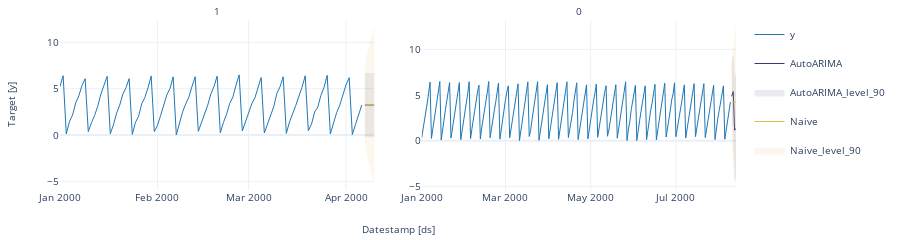

This figure's notebook cell:
### Code cell
#| hide
fcst.plot(panel_df.query('unique_id in [0, 1]'), fcsts_df, models=['AutoARIMA', 'Naive'], level=[90])

### Figure 1 — Plotly figure (JSON) as saved in the notebook; plotly's stock layout.template omitted (floating-point values rounded to 4 significant figures; data arrays with more than 128 entries replaced by an {"elided": "..."} marker saying what was removed)
{"data": [{"legendgroup": "y", "line": {"color": "#1f77b4", "width": 1}, "mode": "lines", "name": "y", "showlegend": true, "type": "scatter", "x": ["2000-01-01T00:00:00", "2000-01-02T00:00:00", "2000-01-03T00:00:00", "2000-01-04T00:00:00", "2000-01-05T00:00:00", "2000-01-06T00:00:00", "2000-01-07T00:00:00", "2000-01-08T00:00:00", "2000-01-09T00:00:00", "2000-01-10T00:00:00", "2000-01-11T00:00:00", "2000-01-12T00:00:00", "2000-01-13T00:00:00", "2000-01-14T00:00:00", "2000-01-15T00:00:00", "2000-01-16T00:00:00", "2000-01-17T00:00:00", "2000-01-18T00:00:00", "2000-01-19T00:00:00", "2000-01-20T00:00:00", "2000-01-21T00:00:00", "2000-01-22T00:00:00", "2000-01-23T00:00:00", "2000-01-24T00:00:00", "2000-01-25T00:00:00", "2000-01-26T00:00:00", "2000-01-27T00:00:00", "2000-01-28T00:00:00", "2000-01-29T00:00:00", "2000-01-30T00:00:00", "2000-01-31T00:00:00", "2000-02-01T00:00:00", "2000-02-02T00:00:00", "2000-02-03T00:00:00", "2000-02-04T00:00:00", "2000-02-05T00:00:00", "2000-02-06T00:00:00", "2000-02-07T00:00:00", "2000-02-08T00:00:00", "2000-02-09T00:00:00", "2000-02-10T00:00:00", "2000-02-11T00:00:00", "2000-02-12T00:00:00", "2000-02-13T00:00:00", "2000-02-14T00:00:00", "2000-02-15T00:00:00", "2000-02-16T00:00:00", "2000-02-17T00:00:00", "2000-02-18T00:00:00", "2000-02-19T00:00:00", "2000-02-20T00:00:00", "2000-02-21T00:00:00", "2000-02-22T00:00:00", "2000-02-23T00:00:00", "2000-02-24T00:00:00", "2000-02-25T00:00:00", "2000-02-26T00:00:00", "2000-02-27T00:00:00", "2000-02-28T00:00:00", "2000-02-29T00:00:00", "2000-03-01T00:00:00", "2000-03-02T00:00:00", "2000-03-03T00:00:00", "2000-03-04T00:00:00", "2000-03-05T00:00:00", "2000-03-06T00:00:00", "2000-03-07T00:00:00", "2000-03-08T00:00:00", "2000-03-09T00:00:00", "2000-03-10T00:00:00", "2000-03-11T00:00:00", "2000-03-12T00:00:00", "2000-03-13T00:00:00", "2000-03-14T00:00:00", "2000-03-15T00:00:00", "2000-03-16T00:00:00", "2000-03-17T00:00:00", "2000-03-18T00:00:00", "2000-03-19T00:00:00", "2000-03-20T00:00:00", "2000-03-21T00:00:00", "2000-03-22T00:00:00", "2000-03-23T00:00:00", "2000-03-24T00:00:00", "2000-03-25T00:00:00", "2000-03-26T00:00:00", "2000-03-27T00:00:00", "2000-03-28T00:00:00", "2000-03-29T00:00:00", "2000-03-30T00:00:00", "2000-03-31T00:00:00", "2000-04-01T00:00:00", "2000-04-02T00:00:00", "2000-04-03T00:00:00", "2000-04-04T00:00:00", "2000-04-05T00:00:00", "2000-04-06T00:00:00"], "xaxis": "x", "y": [5.242, 6.394, 0.1147, 1.44, 2.157, 3.479, 4.236, 5.356, 6.077, 0.3652, 1.323, 2.107, 3.093, 4.404, 5.374, 6.337, 0.1384, 1.087, 2.352, 3.232, 4.42, 5.102, 6.082, 0.06242, 1.361, 2.015, 3.373, 4.046, 5.109, 6.375, 0.3658, 1.023, 2.105, 3.143, 4.339, 5.032, 6.278, 0.00462, 1.417, 2.492, 3.352, 4.091, 5.256, 6.29, 0.3938, 1.303, 2.109, 3.228, 4.439, 5.246, 6.358, 0.2431, 1.354, 2.249, 3.422, 4.097, 5.387, 6.487, 0.4312, 1.39, 2.493, 3.377, 4.002, 5.135, 6.205, 0.2141, 1.149, 2.201, 3.06, 4.49, 5.203, 6.285, 0.1718, 1.394, 2.206, 3.18, 4.2, 5.151, 6.388, 0.4631, 1.163, 2.476, 3.007, 4.267, 5.152, 6.441, 0.1253, 1.339, 2.405, 3.216, 4.376, 5.415, 6.19, 0.04827, 1.128, 2.296, 3.238], "yaxis": "y"}, {"legendgroup": "y", "line": {"color": "#1f77b4", "width": 1}, "mode": "lines", "name": "y", "showlegend": false, "type": "scatter", "x": {"elided": "222 str values"}, "xaxis": "x2", "y": {"elided": "222 float values"}, "yaxis": "y2"}, {"legendgroup": "AutoARIMA", "line": {"color": "#393b79", "width": 1}, "mode": "lines", "name": "AutoARIMA", "showlegend": true, "type": "scatter", "x": ["2000-04-07T00:00:00", "2000-04-08T00:00:00", "2000-04-09T00:00:00", "2000-04-10T00:00:00"], "xaxis": "x", "y": [3.232, 3.232, 3.232, 3.232], "yaxis": "y"}, {"fill": "toself", "fillcolor": "#393b79", "legendgroup": "AutoARIMA_level_90", "line": {"color": "#393b79", "width": 1}, "mode": "lines", "name": "AutoARIMA_level_90", "opacity": 0.1, "showlegend": true, "type": "scatter", "x": ["2000-04-07T00:00:00.000000000", "2000-04-08T00:00:00.000000000", "2000-04-09T00:00:00.000000000", "2000-04-10T00:00:00.000000000", "2000-04-10T00:00:00.000000000", "2000-04-09T00:00:00.000000000", "2000-04-08T00:00:00.000000000", "2000-04-07T00:00:00.000000000"], "xaxis": "x", "y": [6.645, 6.645, 6.645, 6.645, -0.18, -0.18, -0.18, -0.18], "yaxis": "y"}, {"legendgroup": "Naive", "line": {"color": "#e7ba52", "width": 1}, "mode": "lines", "name": "Naive", "showlegend": true, "type": "scatter", "x": ["2000-04-07T00:00:00", "2000-04-08T00:00:00", "2000-04-09T00:00:00", "2000-04-10T00:00:00"], "xaxis": "x", "y": [3.238, 3.238, 3.238, 3.238], "yaxis": "y"}, {"fill": "toself", "fillcolor": "#e7ba52", "legendgroup": "Naive_level_90", "line": {"color": "#e7ba52", "width": 1}, "mode": "lines", "name": "Naive_level_90", "opacity": 0.1, "showlegend": true, "type": "scatter", "x": ["2000-04-07T00:00:00.000000000", "2000-04-08T00:00:00.000000000", "2000-04-09T00:00:00.000000000", "2000-04-10T00:00:00.000000000", "2000-04-10T00:00:00.000000000", "2000-04-09T00:00:00.000000000", "2000-04-08T00:00:00.000000000", "2000-04-07T00:00:00.000000000"], "xaxis": "x", "y": [7.367, 9.077, 10.39, 11.5, -5.019, -3.913, -2.601, -0.8905], "yaxis": "y"}, {"legendgroup": "AutoARIMA", "line": {"color": "#393b79", "width": 1}, "mode": "lines", "name": "AutoARIMA", "showlegend": false, "type": "scatter", "x": ["2000-08-10T00:00:00", "2000-08-11T00:00:00", "2000-08-12T00:00:00", "2000-08-13T00:00:00"], "xaxis": "x2", "y": [4.858, 5.389, 1.143, 1.346], "yaxis": "y2"}, {"fill": "toself", "fillcolor": "#393b79", "legendgroup": "AutoARIMA_level_90", "line": {"color": "#393b79", "width": 1}, "mode": "lines", "name": "AutoARIMA_level_90", "opacity": 0.1, "showlegend": false, "type": "scatter", "x": ["2000-08-10T00:00:00.000000000", "2000-08-11T00:00:00.000000000", "2000-08-12T00:00:00.000000000", "2000-08-13T00:00:00.000000000", "2000-08-13T00:00:00.000000000", "2000-08-12T00:00:00.000000000", "2000-08-11T00:00:00.000000000", "2000-08-10T00:00:00.000000000"], "xaxis": "x2", "y": [7.861, 9.313, 6.453, 7.165, -4.473, -4.167, 1.466, 1.854], "yaxis": "y2"}, {"legendgroup": "Naive", "line": {"color": "#e7ba52", "width": 1}, "mode": "lines", "name": "Naive", "showlegend": false, "type": "scatter", "x": ["2000-08-10T00:00:00", "2000-08-11T00:00:00", "2000-08-12T00:00:00", "2000-08-13T00:00:00"], "xaxis": "x2", "y": [4.228, 4.228, 4.228, 4.228], "yaxis": "y2"}, {"fill": "toself", "fillcolor": "#e7ba52", "legendgroup": "Naive_level_90", "line": {"color": "#e7ba52", "width": 1}, "mode": "lines", "name": "Naive_level_90", "opacity": 0.1, "showlegend": false, "type": "scatter", "x": ["2000-08-10T00:00:00.000000000", "2000-08-11T00:00:00.000000000", "2000-08-12T00:00:00.000000000", "2000-08-13T00:00:00.000000000", "2000-08-13T00:00:00.000000000", "2000-08-12T00:00:00.000000000", "2000-08-11T00:00:00.000000000", "2000-08-10T00:00:00.000000000"], "xaxis": "x2", "y": [8.257, 9.925, 11.21, 12.29, -3.829, -2.749, -1.469, 0.1996], "yaxis": "y2"}], "layout": {"annotations": [{"font": {"size": 10}, "showarrow": false, "text": "1", "x": 0.2325, "xanchor": "center", "xref": "paper", "y": 1, "yanchor": "bottom", "yref": "paper"}, {"font": {"size": 10}, "showarrow": false, "text": "0", "x": 0.7675, "xanchor": "center", "xref": "paper", "y": 1, "yanchor": "bottom", "yref": "paper"}, {"font": {"size": 10}, "showarrow": false, "text": "Datestamp [ds]", "x": 0.5, "xanchor": "center", "xref": "paper", "y": 0, "yanchor": "top", "yref": "paper", "yshift": -30}, {"font": {"size": 10}, "showarrow": false, "text": "Target [y]", "textangle": -90, "x": 0, "xanchor": "right", "xref": "paper", "xshift": -40, "y": 0.5, "yanchor": "middle", "yref": "paper"}], "autosize": true, "font": {"size": 10}, "height": 150, "margin": {"b": 50, "l": 60, "r": 10, "t": 20}, "xaxis": {"anchor": "y", "domain": [0, 0.465], "showticklabels": true, "visible": true}, "xaxis2": {"anchor": "y2", "domain": [0.535, 1.0], "showticklabels": true, "visible": true}, "yaxis": {"anchor": "x", "domain": [0, 1]}, "yaxis2": {"anchor": "x2", "domain": [0, 1]}}}
